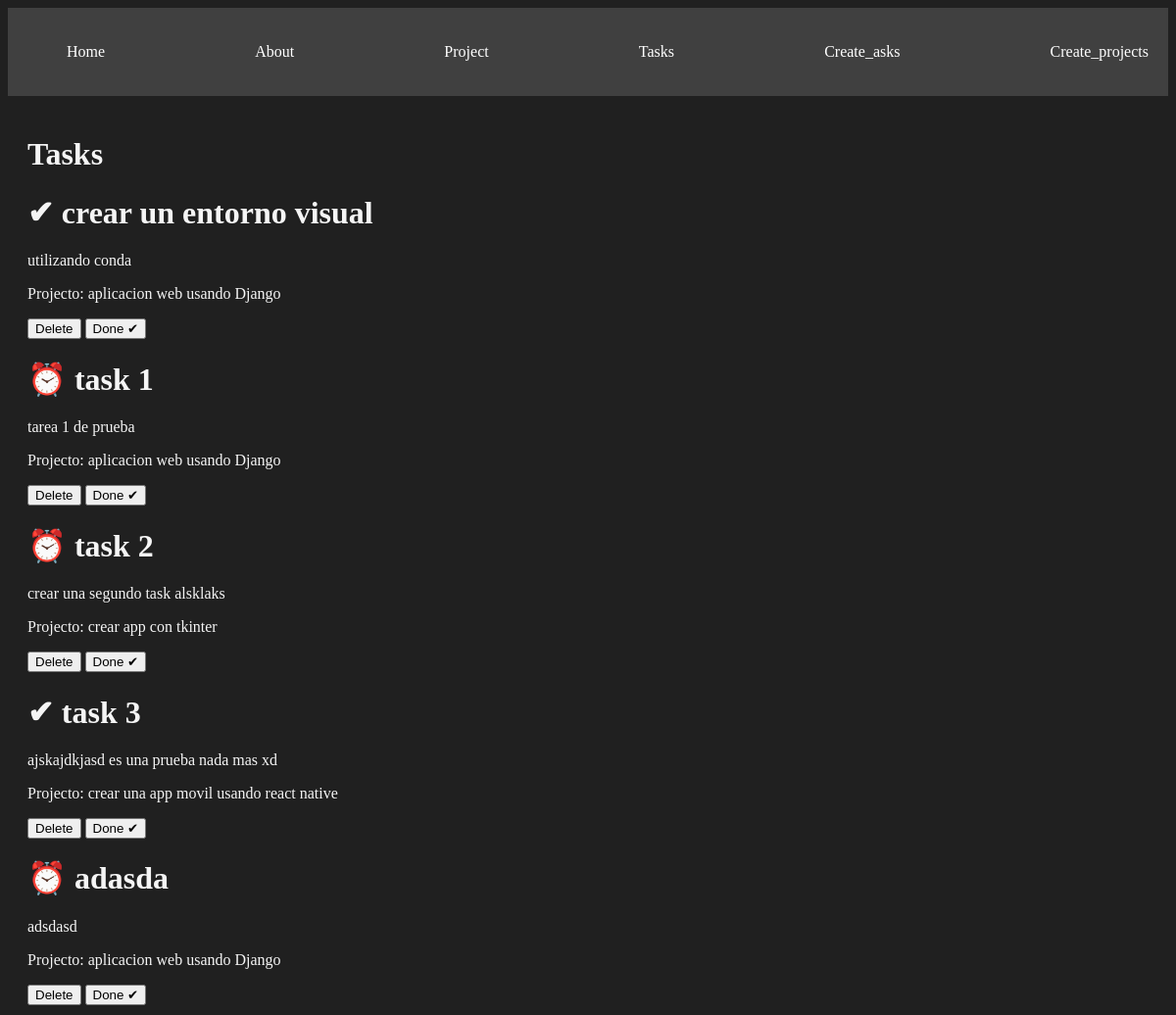
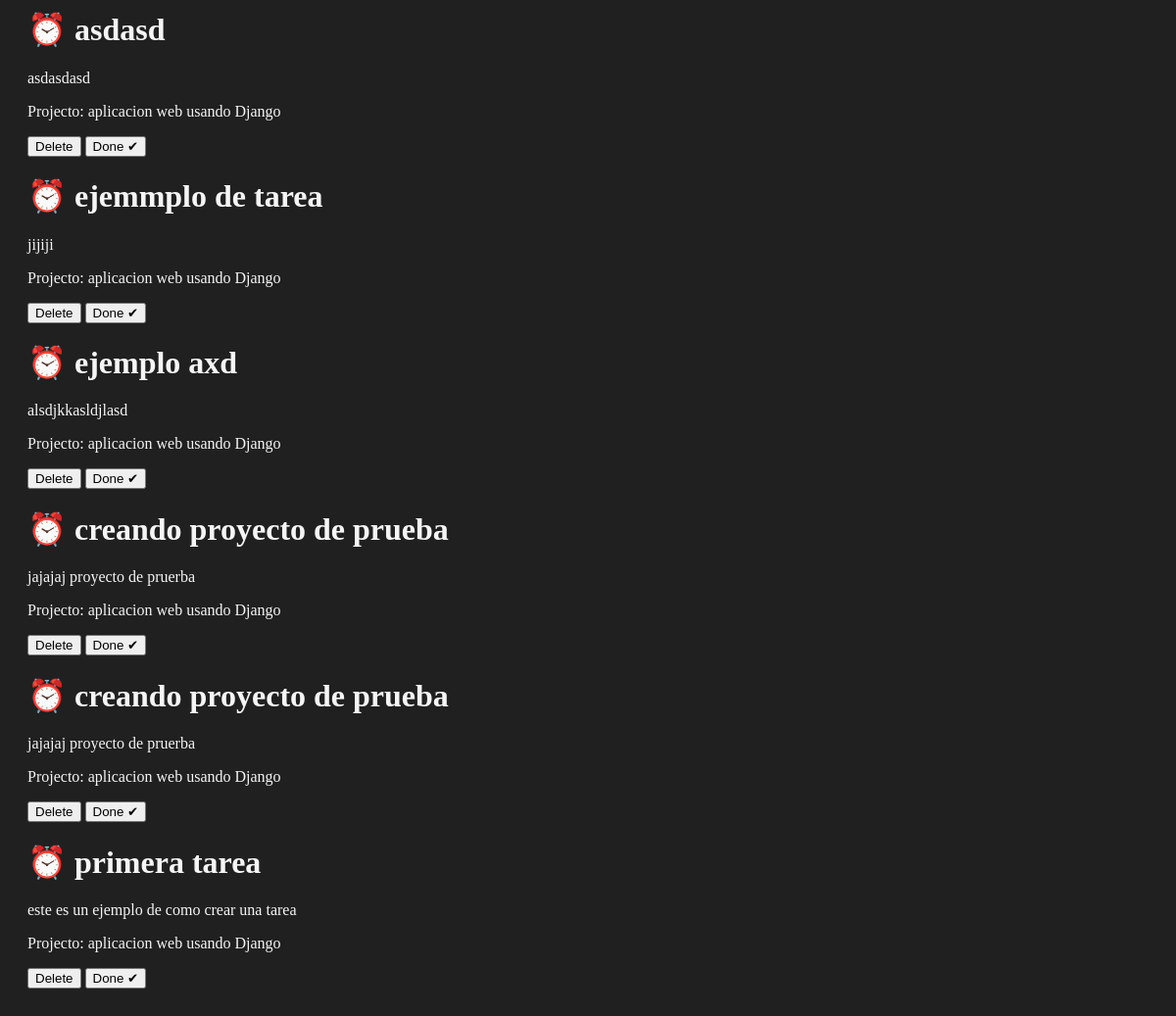
/tasks/, run on the app's committed database (2 pictures, top to bottom).
### myapp/models.py (models this page shows, shortened)
class Task(models.Model):
    title = models.CharField(max_length=200)
    descripcion = models.TextField()
    project = models.ForeignKey(Project, on_delete=models.CASCADE)
    done = models.BooleanField(default=False)

class Project(models.Model):
    name = models.CharField(max_length=50)
    def __str__(self):
        return self.name

### myapp/views.py (the view)
# urls.py: path('tasks/', views.tasks, name= "tasks"),
def tasks(request):
    tasks = Task.objects.all()
    return render(request, "tasks/tasks.html", {"tasks": tasks})

### myapp/templates/tasks/tasks.html
{% extends 'layouts/base.html' %}
{% block content %}
<h1>Tasks</h1>
{% for task in tasks %}
<div>
    <h1>{% if task.done == False %} ⏰ {% else %} ✔ {% endif %}{{task.title}}</h1>
    <p>{{task.descripcion}}</p>
    <p>Projecto: {{task.project}}</p>
    <button>
        Delete
    </button>
    <button>
        Done ✔
    </button>
</div>
{% endfor %}
{% endblock %}

### myapp/templates/layouts/base.html (shortened to what this page needs)
{% load static %}
<!DOCTYPE html>
<html lang="en">
<head>
    <link rel="stylesheet" href="{% static 'styles/main.css' %}">
</head>
<body>
    <nav class="navbar container">
        <ul>
            <li>
                <a href="/">Home</a>
            </li>
            <li>
                <a href="{% url 'about' %}">About</a>
            </li>
            <li>
                <a href="{% url 'projects' %}">Project</a>
            </li>
            <li>
                <a href="{% url 'tasks' %}">Tasks</a>
            </li>
            <li>
                <a href="{% url 'create_task' %}">Create_asks</a>
            </li>
            <li>
                <a href="{% url 'create_projects' %}">Create_projects</a>
            </li>
        </ul>
    </nav>
    <main class="container">
        {% block content %}
        {% endblock %}
    </main>
</body>
</html>

### myapp/static/styles/main.css (style rules this page uses)
body { background: #202020; color: whitesmoke }
.navbar { background: #404040; padding: 5px 0; }
.navbar ul { display: flex; justify-content: space-between; }
.navbar ul li { list-style: none; }
.navbar ul li a { color: white; text-decoration: none; }
.container { max-width: 1200px; margin:auto; padding: 20px; }

### data on the page
Task: title "crear un entorno visual", descripcion "utilizando conda", project "aplicacion web usando Django"
Task: title "task 1", descripcion "tarea 1 de prueba", project "aplicacion web usando Django"
Task: title "task 2", descripcion "crear una segundo task alsklaks", project "crear app con tkinter"
Task: title "task 3", descripcion "ajskajdkjasd es una prueba nada mas xd", project "crear una app movil usando react native"
Task: title "adasda", descripcion "adsdasd", project "aplicacion web usando Django"
Task: title "asdasd", descripcion "asdasdasd", project "aplicacion web usando Django"
Task: title "ejemmplo de tarea", descripcion "jijiji", project "aplicacion web usando Django"
Task: title "ejemplo axd", descripcion "alsdjkkasldjlasd", project "aplicacion web usando Django"
Task: title "creando proyecto de prueba", descripcion "jajajaj proyecto de pruerba", project "aplicacion web usando Django"
Task: title "creando proyecto de prueba", descripcion "jajajaj proyecto de pruerba", project "aplicacion web usando Django"
Task: title "primera tarea", descripcion "este es un ejemplo de como crear una tarea", project "aplicacion web usando Django"
